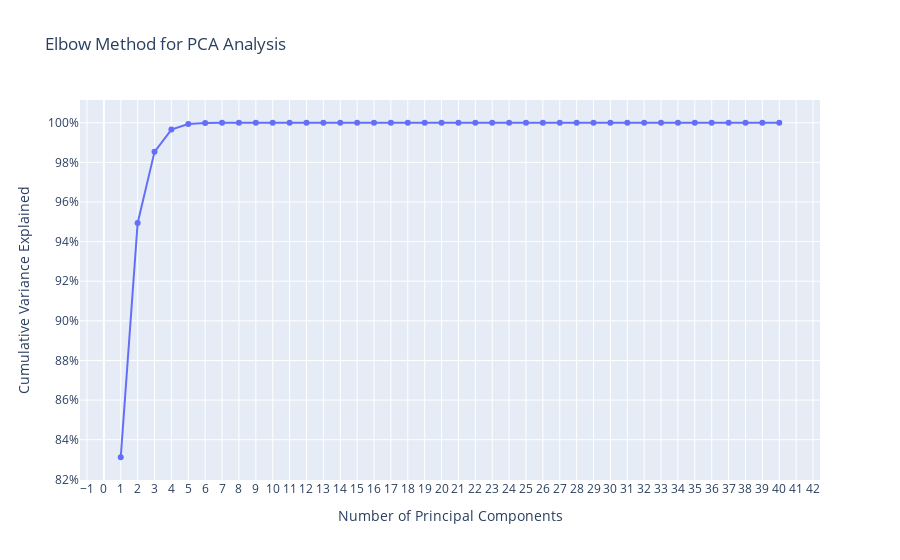

This figure's notebook cell:
### Code cell
import plotly.graph_objects as go
from sklearn.decomposition import PCA
import numpy as np


pca = PCA()
pca.fit(df_fundamentals_numeric_cols)
variance_explained = pca.explained_variance_ratio_
cumulative_variance = np.cumsum(variance_explained)


fig = go.Figure()
fig.add_trace(go.Scatter(
    x=np.arange(1, len(variance_explained) + 1),
    y=cumulative_variance,
    mode='lines+markers',
    name='Cumulative Variance Explained'
))


fig.update_layout(
    title='Elbow Method for PCA Analysis',
    xaxis_title='Number of Principal Components',
    yaxis_title='Cumulative Variance Explained',
    xaxis=dict(tickmode='linear'),
    yaxis=dict(tickformat='.0%')
)


fig.show()

### Figure 1 — Plotly figure (JSON) as saved in the notebook; plotly's stock layout.template omitted (floating-point values rounded to 4 significant figures)
{"data": [{"mode": "lines+markers", "name": "Cumulative Variance Explained", "type": "scatter", "x": [1, 2, 3, 4, 5, 6, 7, 8, 9, 10, 11, 12, 13, 14, 15, 16, 17, 18, 19, 20, 21, 22, 23, 24, 25, 26, 27, 28, 29, 30, 31, 32, 33, 34, 35, 36, 37, 38, 39, 40], "y": [0.8311, 0.9494, 0.9853, 0.9966, 0.9994, 0.9999, 1.0, 1.0, 1.0, 1.0, 1, 1, 1, 1, 1, 1, 1, 1, 1, 1, 1, 1, 1, 1, 1, 1, 1, 1, 1, 1, 1, 1, 1, 1, 1, 1, 1, 1, 1, 1]}], "layout": {"title": {"text": "Elbow Method for PCA Analysis"}, "xaxis": {"tickmode": "linear", "title": {"text": "Number of Principal Components"}}, "yaxis": {"tickformat": ".0%", "title": {"text": "Cumulative Variance Explained"}}}}
